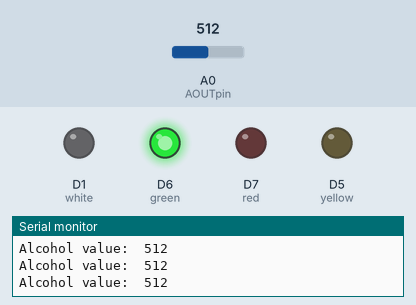
Simulated run of this sketch. Board: ESP8266 (NodeMCU). On the bench: output pins drawn as LEDs (lit = HIGH), the last lines printed to the serial monitor. The test bench sets the inputs (shaded band); at power-on: A0 (AOUTpin) = 512.

Above: at 1.2 s.
1.3 s: A0 (AOUTpin) set to 410
2.8 s: A0 (AOUTpin) set to 390
At 3.8 s:
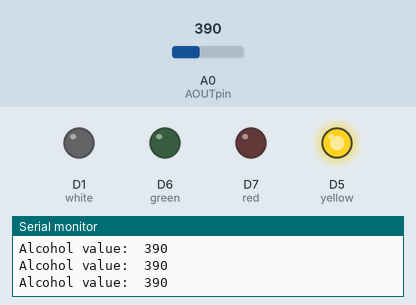
4.3 s: A0 (AOUTpin) set to 560
At 5.5 s:
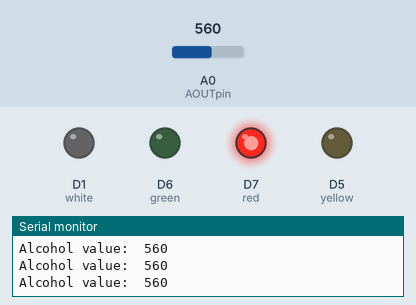
5.8 s: A0 (AOUTpin) set to 540
At 7.1 s:
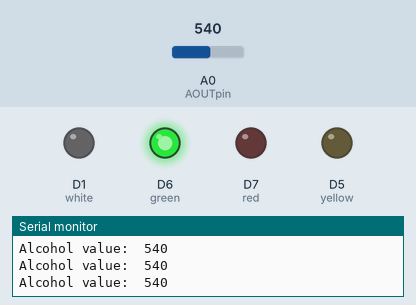
8.8 s: A0 (AOUTpin) set to 716
At 9.2 s:
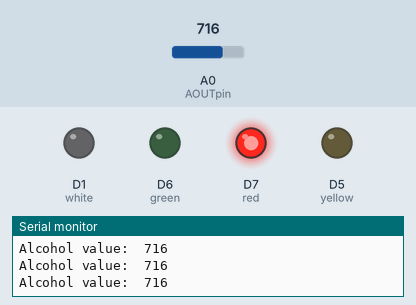
Timing chart, 0 to 11.3 s (numbered marks = the images above; inputs shaded):
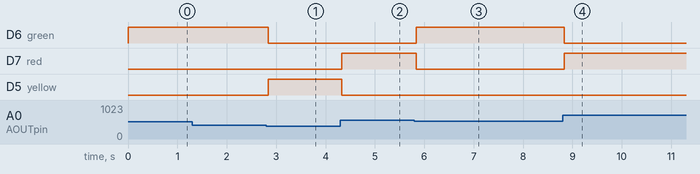

Measured:
- the behaviour switches between 400 and 399 on A0 (AOUTpin) (found by bisection; images 0 and 1)
- the behaviour switches between 551 and 550 on A0 (AOUTpin) (found by bisection; images 2 and 3)
- after the input at 2.8 s, D6 (green): HIGH → LOW at once; D5 (yellow): LOW → HIGH at once
- after the input at 4.3 s, D7 (red): LOW → HIGH at once; D5 (yellow): HIGH → LOW at once
- after the input at 5.8 s, D6 (green): LOW → HIGH at once; D7 (red): HIGH → LOW at once
- after the input at 8.8 s, D6 (green): HIGH → LOW at once; D7 (red): LOW → HIGH at once

The sketch:

sensor.ino
```cpp
//sensor
const int AOUTpin = A0;//the analogue pin of the alcohol sensor goes into analog  pin A0 of the arduino

//leds
const int yellow = D5;
const int green = D6;
const int red = D7;
const int white = D1;

const int wait = 10000;
int value;


void  setup() {
  //sensor
  Serial.begin(9600);//sets the baud rate
  pinMode(AOUTpin, INPUT);

  //leds
  pinMode(yellow, OUTPUT);
  pinMode(green, OUTPUT);
  pinMode(red, OUTPUT);
  pinMode(white, OUTPUT);
}

void loop()
{

  value = analogRead(AOUTpin);//reads  the analaog value from the alcohol sensor's AOUT pin
  Serial.print("Alcohol value:  ");
  Serial.println(value);

  if (value < 400){
    digitalWrite(yellow, HIGH);
    digitalWrite(green, LOW);
    digitalWrite(red, LOW);
  } else if (value > 550){
    digitalWrite(yellow, LOW);
    digitalWrite(green, LOW);
    digitalWrite(red, HIGH);
  } else {
    digitalWrite(yellow, LOW);
    digitalWrite(green, HIGH);
    digitalWrite(red, LOW);
  }

}
```
